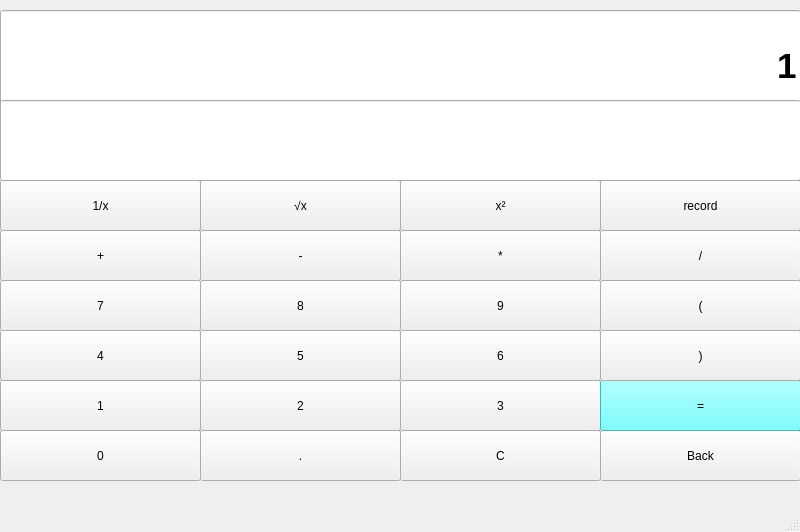
<?xml version="1.0" encoding="UTF-8"?>
<ui version="4.0">
 <class>MainWindow</class>
 <widget class="QMainWindow" name="MainWindow">
  <property name="geometry">
   <rect>
    <x>0</x>
    <y>0</y>
    <width>800</width>
    <height>532</height>
   </rect>
  </property>
  <property name="windowTitle">
   <string>Calculator</string>
  </property>
  <property name="styleSheet">
   <string notr="true">QPushButton#pushButton_equal
{

background-color:rgb(85, 255, 255);
}</string>
  </property>
  <widget class="QWidget" name="centralwidget">
   <widget class="QPushButton" name="pushButton_1">
    <property name="geometry">
     <rect>
      <x>0</x>
      <y>380</y>
      <width>201</width>
      <height>51</height>
     </rect>
    </property>
    <property name="text">
     <string>1</string>
    </property>
   </widget>
   <widget class="QPushButton" name="pushButton_0">
    <property name="geometry">
     <rect>
      <x>0</x>
      <y>430</y>
      <width>201</width>
      <height>51</height>
     </rect>
    </property>
    <property name="text">
     <string>0</string>
    </property>
   </widget>
   <widget class="QPushButton" name="pushButton_4">
    <property name="geometry">
     <rect>
      <x>0</x>
      <y>330</y>
      <width>201</width>
      <height>51</height>
     </rect>
    </property>
    <property name="text">
     <string>4</string>
    </property>
   </widget>
   <widget class="QPushButton" name="pushButton_7">
    <property name="geometry">
     <rect>
      <x>0</x>
      <y>280</y>
      <width>201</width>
      <height>51</height>
     </rect>
    </property>
    <property name="text">
     <string>7</string>
    </property>
   </widget>
   <widget class="QPushButton" name="pushButton_plus">
    <property name="geometry">
     <rect>
      <x>0</x>
      <y>230</y>
      <width>201</width>
      <height>51</height>
     </rect>
    </property>
    <property name="text">
     <string>+</string>
    </property>
   </widget>
   <widget class="QPushButton" name="pushButton_multiply">
    <property name="geometry">
     <rect>
      <x>400</x>
      <y>230</y>
      <width>201</width>
      <height>51</height>
     </rect>
    </property>
    <property name="text">
     <string>*</string>
    </property>
   </widget>
   <widget class="QPushButton" name="pushButton_point">
    <property name="geometry">
     <rect>
      <x>200</x>
      <y>430</y>
      <width>201</width>
      <height>51</height>
     </rect>
    </property>
    <property name="text">
     <string>.</string>
    </property>
   </widget>
   <widget class="QPushButton" name="pushButton_2">
    <property name="geometry">
     <rect>
      <x>200</x>
      <y>380</y>
      <width>201</width>
      <height>51</height>
     </rect>
    </property>
    <property name="text">
     <string>2</string>
    </property>
   </widget>
   <widget class="QPushButton" name="pushButton_5">
    <property name="geometry">
     <rect>
      <x>200</x>
      <y>330</y>
      <width>201</width>
      <height>51</height>
     </rect>
    </property>
    <property name="text">
     <string>5</string>
    </property>
   </widget>
   <widget class="QPushButton" name="pushButton_8">
    <property name="geometry">
     <rect>
      <x>200</x>
      <y>280</y>
      <width>201</width>
      <height>51</height>
     </rect>
    </property>
    <property name="text">
     <string>8</string>
    </property>
   </widget>
   <widget class="QPushButton" name="pushButton_minus">
    <property name="geometry">
     <rect>
      <x>200</x>
      <y>230</y>
      <width>201</width>
      <height>51</height>
     </rect>
    </property>
    <property name="text">
     <string>-</string>
    </property>
   </widget>
   <widget class="QPushButton" name="pushButton_eliminate">
    <property name="geometry">
     <rect>
      <x>600</x>
      <y>230</y>
      <width>201</width>
      <height>51</height>
     </rect>
    </property>
    <property name="text">
     <string>/</string>
    </property>
   </widget>
   <widget class="QPushButton" name="pushButton_9">
    <property name="geometry">
     <rect>
      <x>400</x>
      <y>280</y>
      <width>201</width>
      <height>51</height>
     </rect>
    </property>
    <property name="text">
     <string>9</string>
    </property>
   </widget>
   <widget class="QPushButton" name="pushButton_back">
    <property name="geometry">
     <rect>
      <x>600</x>
      <y>430</y>
      <width>201</width>
      <height>51</height>
     </rect>
    </property>
    <property name="text">
     <string>Back</string>
    </property>
   </widget>
   <widget class="QPushButton" name="pushButton_6">
    <property name="geometry">
     <rect>
      <x>400</x>
      <y>330</y>
      <width>201</width>
      <height>51</height>
     </rect>
    </property>
    <property name="text">
     <string>6</string>
    </property>
   </widget>
   <widget class="QPushButton" name="pushButton_3">
    <property name="geometry">
     <rect>
      <x>400</x>
      <y>380</y>
      <width>201</width>
      <height>51</height>
     </rect>
    </property>
    <property name="text">
     <string>3</string>
    </property>
   </widget>
   <widget class="QPushButton" name="pushButton_rid">
    <property name="geometry">
     <rect>
      <x>400</x>
      <y>430</y>
      <width>201</width>
      <height>51</height>
     </rect>
    </property>
    <property name="text">
     <string>C</string>
    </property>
   </widget>
   <widget class="QPushButton" name="pushButton_equal">
    <property name="geometry">
     <rect>
      <x>600</x>
      <y>380</y>
      <width>201</width>
      <height>51</height>
     </rect>
    </property>
    <property name="styleSheet">
     <string notr="true">QpushButton{
background-color:rgb(170, 170, 127)
}</string>
    </property>
    <property name="text">
     <string>=</string>
    </property>
   </widget>
   <widget class="QPushButton" name="pushButton_left">
    <property name="geometry">
     <rect>
      <x>600</x>
      <y>280</y>
      <width>201</width>
      <height>51</height>
     </rect>
    </property>
    <property name="text">
     <string>(</string>
    </property>
   </widget>
   <widget class="QPushButton" name="pushButton_right">
    <property name="geometry">
     <rect>
      <x>600</x>
      <y>330</y>
      <width>201</width>
      <height>51</height>
     </rect>
    </property>
    <property name="text">
     <string>)</string>
    </property>
   </widget>
   <widget class="QPushButton" name="pushButton_backwards">
    <property name="geometry">
     <rect>
      <x>0</x>
      <y>180</y>
      <width>201</width>
      <height>51</height>
     </rect>
    </property>
    <property name="text">
     <string>1/x</string>
    </property>
   </widget>
   <widget class="QPushButton" name="pushButton_kaifang">
    <property name="geometry">
     <rect>
      <x>200</x>
      <y>180</y>
      <width>201</width>
      <height>51</height>
     </rect>
    </property>
    <property name="text">
     <string>√x</string>
    </property>
   </widget>
   <widget class="QPushButton" name="pushButton_square">
    <property name="geometry">
     <rect>
      <x>400</x>
      <y>180</y>
      <width>201</width>
      <height>51</height>
     </rect>
    </property>
    <property name="text">
     <string>x²</string>
    </property>
   </widget>
   <widget class="QPushButton" name="pushButton_exit_record">
    <property name="geometry">
     <rect>
      <x>600</x>
      <y>180</y>
      <width>201</width>
      <height>51</height>
     </rect>
    </property>
    <property name="text">
     <string>record</string>
    </property>
   </widget>
   <widget class="QLineEdit" name="lineEdit">
    <property name="geometry">
     <rect>
      <x>0</x>
      <y>10</y>
      <width>801</width>
      <height>111</height>
     </rect>
    </property>
    <property name="font">
     <font>
      <pointsize>26</pointsize>
      <weight>75</weight>
      <bold>true</bold>
     </font>
    </property>
    <property name="inputMask">
     <string>1</string>
    </property>
    <property name="text">
     <string>1</string>
    </property>
    <property name="alignment">
     <set>Qt::AlignRight|Qt::AlignTrailing|Qt::AlignVCenter</set>
    </property>
    <property name="readOnly">
     <bool>true</bool>
    </property>
   </widget>
   <widget class="QLineEdit" name="lineEdit_2">
    <property name="geometry">
     <rect>
      <x>0</x>
      <y>100</y>
      <width>801</width>
      <height>81</height>
     </rect>
    </property>
    <property name="alignment">
     <set>Qt::AlignRight|Qt::AlignTrailing|Qt::AlignVCenter</set>
    </property>
    <property name="readOnly">
     <bool>true</bool>
    </property>
   </widget>
  </widget>
  <widget class="QStatusBar" name="statusbar"/>
 </widget>
 <resources/>
 <connections/>
</ui>
